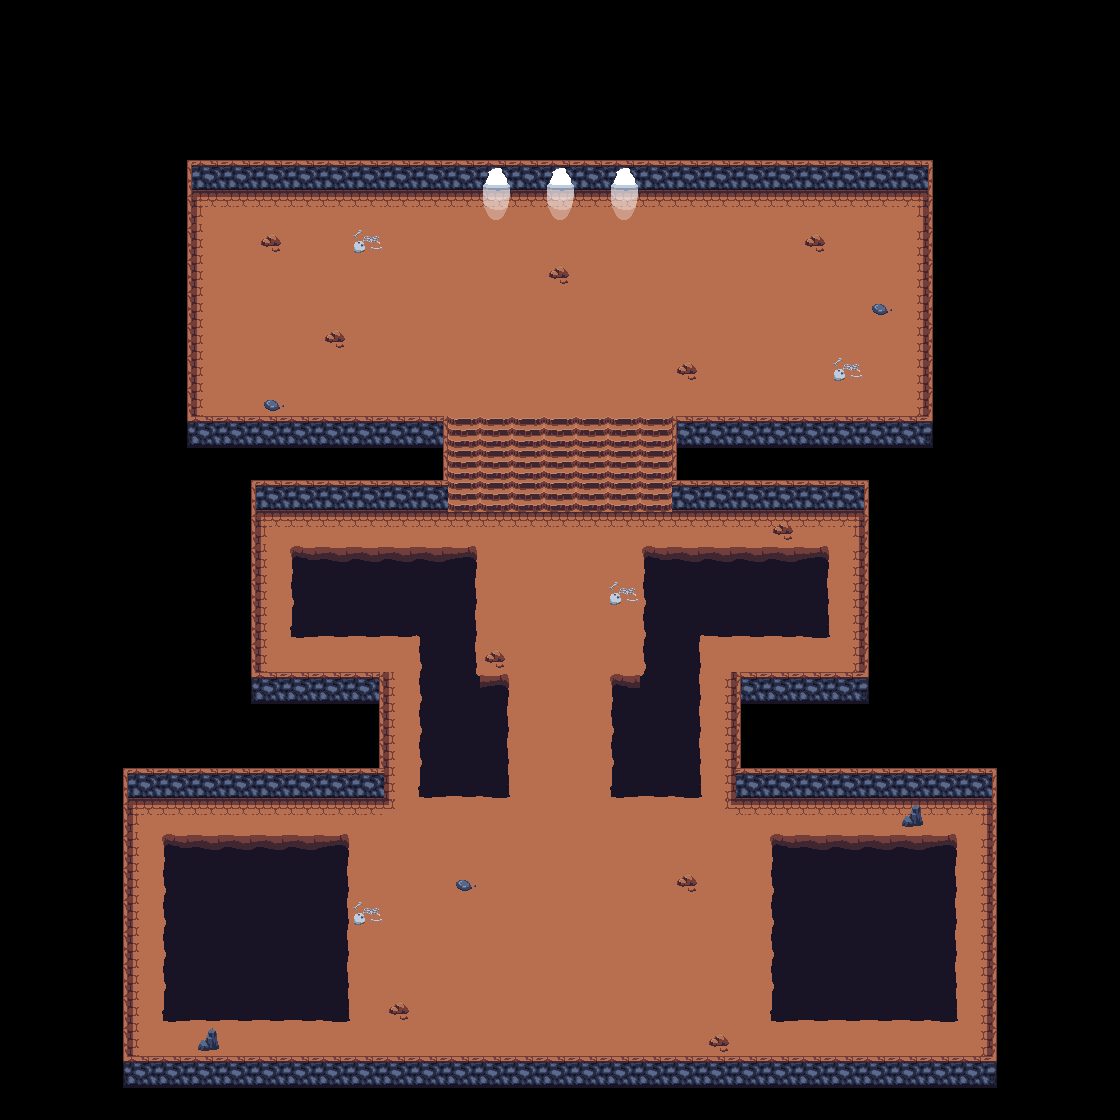

This game map was drawn from its Tiled (.tmx) file and the tilesets committed beside it. A one-line description and the full map source follow:
An orthogonal 35x35 tile map with 32x32 px tiles, 2 tile layers (Base, Second) and 1 object.

<map version="1.4" tiledversion="1.4.3" orientation="orthogonal" renderorder="right-down" width="35" height="35" tilewidth="32" tileheight="32" infinite="0" nextlayerid="6" nextobjectid="2">
 <tileset firstgid="1" source="DungeonTileset.tsx" />
 <layer id="3" name="Base" width="35" height="35">
  <data encoding="csv">
0,0,0,0,0,0,0,0,0,0,0,0,0,0,0,0,0,0,0,0,0,0,0,0,0,0,0,0,0,0,0,0,0,0,0,
0,0,0,0,0,0,0,0,0,0,0,0,0,0,0,0,0,0,0,0,0,0,0,0,0,0,0,0,0,0,0,0,0,0,0,
0,0,0,0,0,0,0,0,0,0,0,0,0,0,0,0,0,0,0,0,0,0,0,0,0,0,0,0,0,0,0,0,0,0,0,
0,0,0,0,0,0,0,0,0,0,0,0,0,0,0,0,0,0,0,0,0,0,0,0,0,0,0,0,0,0,0,0,0,0,0,
0,0,0,0,0,0,0,0,0,0,0,0,0,0,0,0,0,0,0,0,0,0,0,0,0,0,0,0,0,0,0,0,0,0,0,
0,0,0,0,0,1,2,2,2,2,2,2,2,2,2,2,2,2,2,2,2,2,2,2,2,2,2,2,2,3,0,0,0,0,0,
0,0,0,0,0,9,33,34,34,34,34,34,34,34,34,34,34,34,34,34,34,34,34,34,34,34,34,34,35,11,0,0,0,0,0,
0,0,0,0,0,9,41,42,42,42,42,42,42,42,42,42,42,42,42,42,42,42,42,42,42,42,42,42,43,11,0,0,0,0,0,
0,0,0,0,0,9,41,42,42,42,42,42,42,42,42,42,42,42,42,42,42,42,42,42,42,42,42,42,43,11,0,0,0,0,0,
0,0,0,0,0,9,41,42,42,42,42,42,42,42,42,42,42,42,42,42,42,42,42,42,42,42,42,42,43,11,0,0,0,0,0,
0,0,0,0,0,9,41,42,42,42,42,42,42,42,42,42,42,42,42,42,42,42,42,42,42,42,42,42,43,11,0,0,0,0,0,
0,0,0,0,0,9,41,42,42,42,42,42,42,42,42,42,42,42,42,42,42,42,42,42,42,42,42,42,43,11,0,0,0,0,0,
0,0,0,0,0,9,41,42,42,42,42,42,42,42,42,42,42,42,42,42,42,42,42,42,42,42,42,42,43,11,0,0,0,0,0,
0,0,0,0,0,17,18,18,18,18,18,18,18,18,36,36,36,36,36,36,36,18,18,18,18,18,18,18,18,19,0,0,0,0,0,
0,0,0,0,0,0,0,0,0,0,0,0,0,9,36,36,36,36,36,36,36,11,0,0,0,0,0,0,0,0,0,0,0,0,0,
0,0,0,0,0,0,0,1,2,2,2,2,2,2,36,36,36,36,36,36,36,2,2,2,2,2,2,3,0,0,0,0,0,0,0,
0,0,0,0,0,0,0,9,33,34,34,34,34,34,34,34,34,34,34,34,34,34,34,34,34,34,35,11,0,0,0,0,0,0,0,
0,0,0,0,0,0,0,9,41,37,38,38,38,38,39,42,42,42,42,42,37,38,38,38,38,39,43,11,0,0,0,0,0,0,0,
0,0,0,0,0,0,0,9,41,45,46,46,46,46,47,42,42,42,42,42,45,46,46,46,46,47,43,11,0,0,0,0,0,0,0,
0,0,0,0,0,0,0,9,41,53,54,54,54,62,47,42,42,42,42,42,45,61,54,54,54,55,43,11,0,0,0,0,0,0,0,
0,0,0,0,0,0,0,9,41,2684354602,2684354602,2684354602,2684354602,45,47,2684354602,2684354602,2684354602,2684354602,2684354602,45,47,2684354602,2684354602,2684354602,2684354602,43,11,0,0,0,0,0,0,0,
0,0,0,0,0,0,0,17,18,18,18,18,41,45,63,39,42,42,42,37,64,47,43,18,18,18,18,19,0,0,0,0,0,0,0,
0,0,0,0,0,0,0,0,0,0,0,9,41,45,46,47,42,42,42,45,46,47,43,11,0,0,0,0,0,0,0,0,0,0,0,
0,0,0,0,0,0,0,0,0,0,0,9,41,45,46,47,42,42,42,45,46,47,43,11,0,0,0,0,0,0,0,0,0,0,0,
0,0,0,1,2,2,2,2,2,2,2,2,41,53,54,55,42,42,42,53,54,55,43,2,2,2,2,2,2,2,2,3,0,0,0,
0,0,0,9,33,34,34,34,34,34,34,34,60,2684354602,2684354602,2684354602,2684354602,2684354602,2684354602,2684354602,2684354602,2684354602,59,34,34,34,34,34,34,34,35,11,0,0,0,
0,0,0,9,41,37,38,38,38,38,39,42,42,42,42,42,42,42,42,42,42,42,42,42,37,38,38,38,38,39,43,11,0,0,0,
0,0,0,9,41,45,46,46,46,46,47,42,42,42,42,42,42,42,42,42,42,42,42,42,45,46,46,46,46,47,43,11,0,0,0,
0,0,0,9,41,45,46,46,46,46,47,42,42,42,42,42,42,42,42,42,42,42,42,42,45,46,46,46,46,47,43,11,0,0,0,
0,0,0,9,41,45,46,46,46,46,47,42,42,42,42,42,42,42,42,42,42,42,42,42,45,46,46,46,46,47,43,11,0,0,0,
0,0,0,9,41,45,46,46,46,46,47,42,42,42,42,42,42,42,42,42,42,42,42,42,45,46,46,46,46,47,43,11,0,0,0,
0,0,0,9,41,53,54,54,54,54,55,42,42,42,42,42,42,42,42,42,42,42,42,42,53,54,54,54,54,55,43,11,0,0,0,
0,0,0,9,41,2684354602,2684354602,2684354602,2684354602,2684354602,2684354602,2684354602,2684354602,2684354602,2684354602,2684354602,2684354602,2684354602,2684354602,2684354602,2684354602,2684354602,2684354602,2684354602,2684354602,2684354602,2684354602,2684354602,2684354602,2684354602,43,11,0,0,0,
0,0,0,17,18,18,18,18,18,18,18,18,18,18,18,18,18,18,18,18,18,18,18,18,18,18,18,18,18,18,18,19,0,0,0,
0,0,0,0,0,0,0,0,0,0,0,0,0,0,0,0,0,0,0,0,0,0,0,0,0,0,0,0,0,0,0,0,0,0,0
</data>
 </layer>
 <layer id="4" name="Second" width="35" height="35">
  <data encoding="csv">
0,0,0,0,0,0,0,0,0,0,0,0,0,0,0,0,0,0,0,0,0,0,0,0,0,0,0,0,0,0,0,0,0,0,0,
0,0,0,0,0,0,0,0,0,0,0,0,0,0,0,0,0,0,0,0,0,0,0,0,0,0,0,0,0,0,0,0,0,0,0,
0,0,0,0,0,0,0,0,0,0,0,0,0,0,0,0,0,0,0,0,0,0,0,0,0,0,0,0,0,0,0,0,0,0,0,
0,0,0,0,0,0,0,0,0,0,0,0,0,0,0,0,0,0,0,0,0,0,0,0,0,0,0,0,0,0,0,0,0,0,0,
0,0,0,0,0,0,0,0,0,0,0,0,0,0,0,0,0,0,0,0,0,0,0,0,0,0,0,0,0,0,0,0,0,0,0,
0,0,0,0,0,0,0,0,0,0,0,0,0,0,0,6,0,6,0,6,0,0,0,0,0,0,0,0,0,0,0,0,0,0,0,
0,0,0,0,0,0,0,0,0,0,0,0,0,0,0,14,0,14,0,14,0,0,0,0,0,0,0,0,0,0,0,0,0,0,0,
0,0,0,0,0,0,0,0,15,0,0,24,0,0,0,0,0,0,0,0,0,0,0,0,0,15,0,0,0,0,0,0,0,0,0,
0,0,0,0,0,0,0,0,0,0,0,0,0,0,0,0,0,15,0,0,0,0,0,0,0,0,0,0,0,0,0,0,0,0,0,
0,0,0,0,0,0,0,0,0,0,0,0,0,0,0,0,0,0,0,0,0,0,0,0,0,0,0,7,0,0,0,0,0,0,0,
0,0,0,0,0,0,0,0,0,0,15,0,0,0,0,0,0,0,0,0,0,0,0,0,0,0,0,0,0,0,0,0,0,0,0,
0,0,0,0,0,0,0,0,0,0,0,0,0,0,0,0,0,0,0,0,0,15,0,0,0,0,24,0,0,0,0,0,0,0,0,
0,0,0,0,0,0,0,0,7,0,0,0,0,0,0,0,0,0,0,0,0,0,0,0,0,0,0,0,0,0,0,0,0,0,0,
0,0,0,0,0,0,0,0,0,0,0,0,0,9,0,0,0,0,0,0,0,11,0,0,0,0,0,0,0,0,0,0,0,0,0,
0,0,0,0,0,0,0,0,0,0,0,0,0,0,0,0,0,0,0,0,0,0,0,0,0,0,0,0,0,0,0,0,0,0,0,
0,0,0,0,0,0,0,0,0,0,0,0,0,0,0,0,0,0,0,0,0,0,0,0,0,0,0,0,0,0,0,0,0,0,0,
0,0,0,0,0,0,0,0,0,0,0,0,0,0,0,0,0,0,0,0,0,0,0,0,15,0,0,0,0,0,0,0,0,0,0,
0,0,0,0,0,0,0,0,0,0,0,0,0,0,0,0,0,0,0,0,0,0,0,0,0,0,0,0,0,0,0,0,0,0,0,
0,0,0,0,0,0,0,0,0,0,0,0,0,0,0,0,0,0,0,24,0,0,0,0,0,0,0,0,0,0,0,0,0,0,0,
0,0,0,0,0,0,0,0,0,0,0,0,0,0,0,0,0,0,0,0,0,0,0,0,0,0,0,0,0,0,0,0,0,0,0,
0,0,0,0,0,0,0,0,0,0,0,0,0,0,0,15,0,0,0,0,0,0,0,0,0,0,0,0,0,0,0,0,0,0,0,
0,0,0,0,0,0,0,0,0,0,0,9,0,0,0,0,0,0,0,0,0,0,0,11,0,0,0,0,0,0,0,0,0,0,0,
0,0,0,0,0,0,0,0,0,0,0,0,0,0,0,0,0,0,0,0,0,0,0,0,0,0,0,0,0,0,0,0,0,0,0,
0,0,0,0,0,0,0,0,0,0,0,0,0,0,0,0,0,0,0,0,0,0,0,0,0,0,0,0,0,0,0,0,0,0,0,
0,0,0,0,0,0,0,0,0,0,0,0,0,0,0,0,0,0,0,0,0,0,0,0,0,0,0,0,0,0,0,0,0,0,0,
0,0,0,0,0,0,0,0,0,0,0,0,0,0,0,0,0,0,0,0,0,0,0,0,0,0,0,0,8,0,0,0,0,0,0,
0,0,0,0,0,0,0,0,0,0,0,0,0,0,0,0,0,0,0,0,0,0,0,0,0,0,0,0,0,0,0,0,0,0,0,
0,0,0,0,0,0,0,0,0,0,0,0,0,0,7,0,0,0,0,0,0,15,0,0,0,0,0,0,0,0,0,0,0,0,0,
0,0,0,0,0,0,0,0,0,0,0,24,0,0,0,0,0,0,0,0,0,0,0,0,0,0,0,0,0,0,0,0,0,0,0,
0,0,0,0,0,0,0,0,0,0,0,0,0,0,0,0,0,0,0,0,0,0,0,0,0,0,0,0,0,0,0,0,0,0,0,
0,0,0,0,0,0,0,0,0,0,0,0,0,0,0,0,0,0,0,0,0,0,0,0,0,0,0,0,0,0,0,0,0,0,0,
0,0,0,0,0,0,0,0,0,0,0,0,15,0,0,0,0,0,0,0,0,0,0,0,0,0,0,0,0,0,0,0,0,0,0,
0,0,0,0,0,0,8,0,0,0,0,0,0,0,0,0,0,0,0,0,0,0,15,0,0,0,0,0,0,0,0,0,0,0,0,
0,0,0,0,0,0,0,0,0,0,0,0,0,0,0,0,0,0,0,0,0,0,0,0,0,0,0,0,0,0,0,0,0,0,0,
0,0,0,0,0,0,0,0,0,0,0,0,0,0,0,0,0,0,0,0,0,0,0,0,0,0,0,0,0,0,0,0,0,0,0
</data>
 </layer>
 <objectgroup id="5" name="Start">
  <object id="1" x="561.333" y="1022.67" />
 </objectgroup>
</map>
